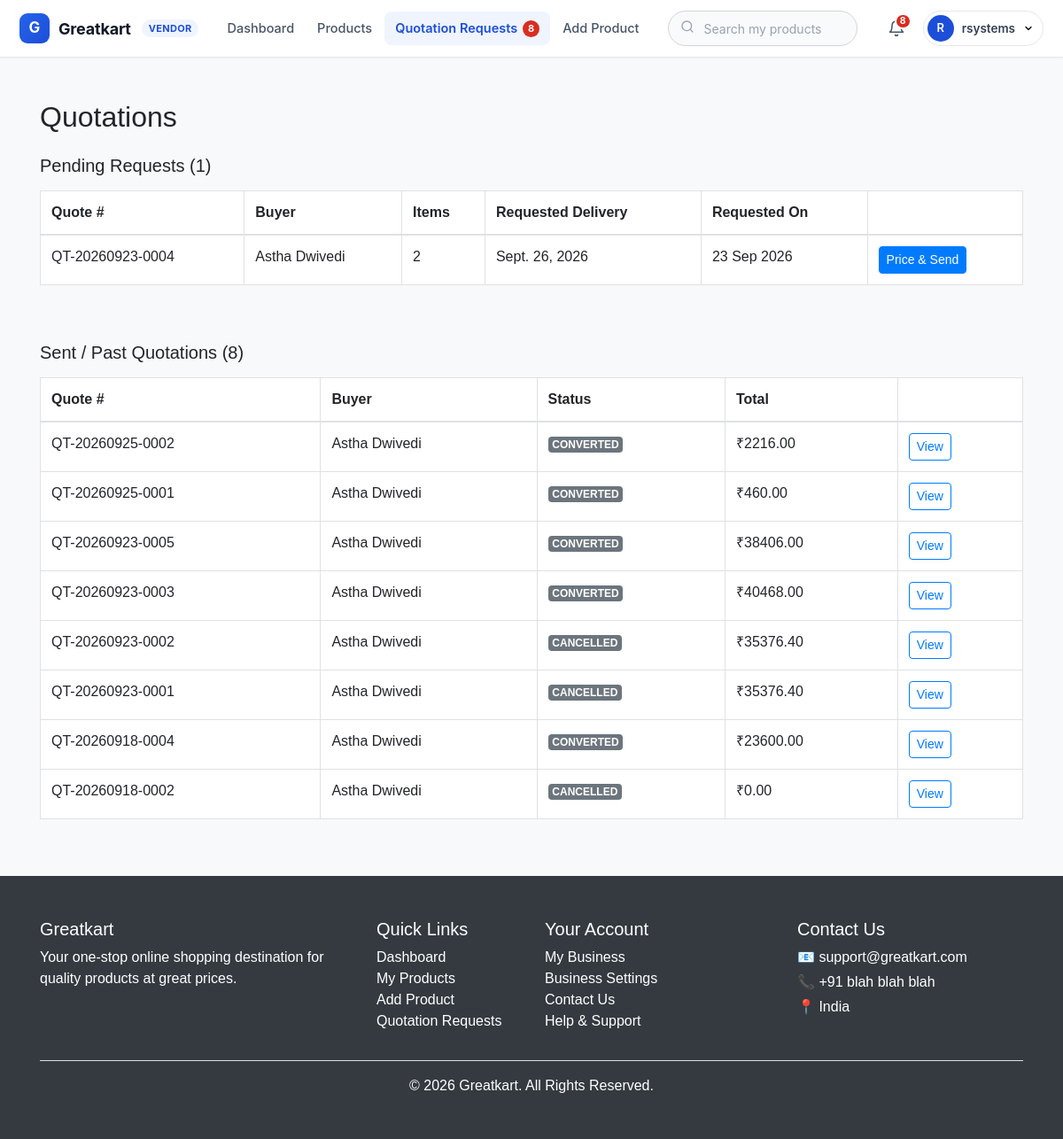
/quotations/vendor/ (signed in), run on the app's committed database.
### accounts/models.py (models this page shows, shortened)
class VendorProfile(models.Model):
    account = models.OneToOneField(
        Account,
        on_delete=models.CASCADE
    )
    business_name = models.CharField(max_length=200)
    business_description = models.TextField(
        blank=True
    )
    phone_number = models.CharField(
        max_length=15,
        blank=True
    )
    is_approved = models.BooleanField(default=True)
    gst_number = models.CharField('GSTIN', max_length=20, blank=True)
    pan_number = models.CharField('PAN', max_length=15, blank=True)
    cin_number = models.CharField('CIN', max_length=25, blank=True)
    business_email = models.EmailField(blank=True)
    website = models.URLField(blank=True)
    business_address = models.TextField(blank=True)
    bank_name = models.CharField(max_length=120, blank=True)
    bank_account_name = models.CharField('A/C holder', max_length=120, blank=True)
    bank_account_number = models.CharField('Account number', max_length=30, blank=True)
    bank_ifsc = models.CharField('IFSC code', max_length=15, blank=True)
    bank_branch = models.CharField('Branch', max_length=120, blank=True)
    terms_validity = models.CharField('Validity', max_length=200, blank=True)
    terms_delivery = models.CharField('Delivery', max_length=255, blank=True)
    terms_payment = models.CharField('Payment', max_length=200, blank=True)
    terms_remarks = models.TextField('Remarks', blank=True)
    slug = models.SlugField(
        max_length=220,
        unique=True,
        null=True,
        blank=True
    )

class Account(AbstractUser):
    full_name = models.CharField(max_length=100)
    email = models.EmailField(unique=True)
    phone = models.CharField(max_length=15)
    is_verified = models.BooleanField(default=False)
    groups = models.ManyToManyField(
        'auth.Group',
        blank=True,
        related_name='account_set',
        related_query_name='account',
    )
    user_permissions = models.ManyToManyField(
        'auth.Permission',
        blank=True,
        related_name='account_set',
        related_query_name='account',
    )

### quotations/models.py (models this page shows, shortened)
class Quote(models.Model):
    STATUS_PENDING = 'pending'
    STATUS_QUOTED = 'quoted'
    STATUS_ACCEPTED = 'accepted'
    STATUS_REJECTED = 'rejected'
    STATUS_CANCELLED = 'cancelled'
    STATUS_CONVERTED = 'converted'
    STATUS_CHOICES = [
        (STATUS_PENDING, 'Pending'),
        (STATUS_QUOTED, 'Quoted'),
        (STATUS_ACCEPTED, 'Accepted'),
        (STATUS_REJECTED, 'Rejected'),
        (STATUS_CANCELLED, 'Cancelled'),
        (STATUS_CONVERTED, 'Converted'),
    ]
    quote_number = models.CharField(max_length=30, unique=True, blank=True)
    request_group = models.UUIDField(default=uuid.uuid4, editable=False, db_index=True)
    public_token = models.UUIDField(default=uuid.uuid4, unique=True, editable=False)
    buyer = models.ForeignKey(
        settings.AUTH_USER_MODEL,
        on_delete=models.CASCADE,
        related_name='quotes_as_buyer'
    )
    vendor = models.ForeignKey(
        VendorProfile,
        on_delete=models.CASCADE,
        related_name='quotes_as_vendor'
    )
    status = models.CharField(
        max_length=20,
        choices=STATUS_CHOICES,
        default=STATUS_PENDING
    )
    buyer_notes = models.TextField(blank=True)
    vendor_notes = models.TextField(blank=True)
    requested_delivery_date = models.DateField(null=True, blank=True)
    valid_until = models.DateField(null=True, blank=True)
    contact_name = models.CharField(max_length=100, blank=True)
    contact_email = models.EmailField(blank=True)
    contact_phone = models.CharField(max_length=15, blank=True)
    billing_address = models.TextField(blank=True)
    buyer_gst_number = models.CharField('Buyer GST number', max_length=20, blank=True)
    buyer_pan_number = models.CharField('Buyer PAN number', max_length=15, blank=True)
    buyer_bank_account_name = models.CharField(max_length=120, blank=True)
    buyer_bank_account_number = models.CharField(max_length=30, blank=True)
    buyer_bank_ifsc = models.CharField('Buyer bank IFSC', max_length=15, blank=True)
    buyer_bank_name = models.CharField(max_length=120, blank=True)
    validity_days = models.PositiveIntegerField(default=15)
    delivery_days = models.PositiveIntegerField(null=True, blank=True)
    payment_terms = models.CharField(max_length=200, blank=True)
    warranty_terms = models.CharField(max_length=200, blank=True)
    shipping_charges = models.DecimalField(max_digits=12, decimal_places=2, default=Decimal('0.00'))
    packaging_charges = models.DecimalField(max_digits=12, decimal_places=2, default=Decimal('0.00'))
    discount = models.DecimalField(max_digits=12, decimal_places=2, default=Decimal('0.00'))
    tax_rate = models.DecimalField(
        max_digits=5,
        decimal_places=2,
        choices=GST_SLAB_CHOICES,
        default=DEFAULT_GST_RATE,
    )
    vendor_gst_number = models.CharField('Vendor GST number', max_length=20, blank=True)
    vendor_bank_account_name = models.CharField(max_length=120, blank=True)
    vendor_bank_account_number = models.CharField(max_length=30, blank=True)
    vendor_bank_ifsc = models.CharField('Vendor bank IFSC', max_length=15, blank=True)
    vendor_bank_name = models.CharField(max_length=120, blank=True)
    subtotal = models.DecimalField(max_digits=12, decimal_places=2, default=Decimal('0.00'))
    tax = models.DecimalField(max_digits=12, decimal_places=2, default=Decimal('0.00'))
    total = models.DecimalField(max_digits=12, decimal_places=2, default=Decimal('0.00'))
    created_at = models.DateTimeField(auto_now_add=True)
    updated_at = models.DateTimeField(auto_now=True)
    class Meta:
        ordering = ['-created_at']

### quotations/views.py (the view)
# urls.py: path('vendor/', views.quote_list_vendor, name='quote_list_vendor'),
@vendor_required
def quote_list_vendor(request):
    vendor = request.vendor
    quotes = Quote.objects.filter(
        vendor=vendor
    ).select_related('buyer').prefetch_related('items')
    context = {
        'vendor': vendor,
        'pending_quotes': quotes.filter(status=Quote.STATUS_PENDING),
        'sent_quotes': quotes.exclude(status=Quote.STATUS_PENDING),
    }
    return render(request, 'quotations/quote_list_vendor.html', context)

### templates/quotations/quote_list_vendor.html (shortened to what this page needs)
{% load static %}
<!DOCTYPE html>
<html lang="en">
<head>
    <link rel="stylesheet"
          href="https://cdn.jsdelivr.net/npm/bootstrap@4.0.0/dist/css/bootstrap.min.css">
    <link rel="stylesheet"
          href="{% static 'css/style.css' %}">
</head>
<body>
    {% include "extend-files/navbar.html" %}
    <div class="container mt-5 mb-5">
        <h2 class="mb-4">Quotations</h2>
        <h5 class="mb-3">Pending Requests ({{ pending_quotes.count }})</h5>
        {% if pending_quotes %}
            <div class="table-responsive mb-5">
                <table class="table table-bordered bg-white">
                    <thead>
                        <tr>
                            <th>Quote #</th>
                            <th>Buyer</th>
                            <th>Items</th>
                            <th>Requested Delivery</th>
                            <th>Requested On</th>
                            <th></th>
                        </tr>
                    </thead>
                    <tbody>
                        {% for quote in pending_quotes %}
                            <tr>
                                <td>{{ quote.quote_number }}</td>
                                <td>{{ quote.buyer.full_name|default:quote.buyer.username }}</td>
                                <td>{{ quote.items.count }}</td>
                                <td>{{ quote.requested_delivery_date|default:"-" }}</td>
                                <td>{{ quote.created_at|date:"d M Y" }}</td>
                                <td>
                                    <a href="{% url 'quote_send' quote.quote_number %}"
                                       class="btn btn-sm btn-primary">
                                        Price & Send
                                    </a>
                                </td>
                            </tr>
                        {% endfor %}
                    </tbody>
                </table>
            </div>
        {% else %}
            <p class="text-muted mb-5">No pending quotation requests.</p>
        {% endif %}
        <h5 class="mb-3">Sent / Past Quotations ({{ sent_quotes.count }})</h5>
        {% if sent_quotes %}
            <div class="table-responsive">
                <table class="table table-bordered bg-white">
                    <thead>
                        <tr>
                            <th>Quote #</th>
                            <th>Buyer</th>
                            <th>Status</th>
                            <th>Total</th>
                            <th></th>
                        </tr>
                    </thead>
                    <tbody>
                        {% for quote in sent_quotes %}
                            <tr>
                                <td>{{ quote.quote_number }}</td>
                                <td>{{ quote.buyer.full_name|default:quote.buyer.username }}</td>
                                <td>
                                    <span class="badge badge-secondary text-uppercase">
                                        {{ quote.get_status_display }}
                                    </span>
                                </td>
                                <td>₹{{ quote.total }}</td>
                                <td>
                                    <a href="{% url 'quote_detail' quote.quote_number %}"
                                       class="btn btn-sm btn-outline-primary">
                                        View
                                    </a>
                                </td>
                            </tr>
                        {% endfor %}
                    </tbody>
                </table>
            </div>
        {% else %}
            <p class="text-muted">No sent quotations yet.</p>
        {% endif %}
    </div>
    {% include "extend-files/footer.html" %}
</body>
</html>

### templates/extend-files/navbar.html (shortened to what this page needs)
<nav class="gk-nav">
    <div class="gk-nav__inner">
        <a class="gk-brand" href="{% url 'home' %}">
            <span class="gk-brand__mark">G</span>
            <span class="gk-brand__name">Greatkart</span>
            {% if is_vendor_account %}
                <span class="gk-brand__tag">Vendor</span>
            {% endif %}
        </a>
        {% if is_vendor_account %}
            <div class="gk-links">
                <a class="gk-link {% if request.resolver_match.url_name == 'vendor_dashboard' %}is-active{% endif %}"
                   href="{% url 'vendor_dashboard' %}">
                    Dashboard
                </a>
                <a class="gk-link {% if 'product' in request.resolver_match.url_name %}is-active{% endif %}"
                   href="{% url 'vendor_products' %}">
                    Products
                </a>
                <a class="gk-link {% if 'quote' in request.resolver_match.url_name %}is-active{% endif %}"
                   href="{% url 'quote_list_vendor' %}">
                    Quotation Requests
                    {% include 'extend-files/quote_badge.html' %}
                </a>
                <a class="gk-link {% if request.resolver_match.url_name == 'vendor_add_product' %}is-active{% endif %}"
                   href="{% url 'vendor_add_product' %}">
                    Add Product
                </a>
            </div>
        {% endif %}
        <form class="gk-search" method="GET" action="{% url 'search' %}" role="search">
            <span class="gk-search__icon">
            </span>
            <input type="search"
                   name="q"
                   value="{{ request.GET.q|default:'' }}"
                   aria-label="Search"
                   placeholder="{% if is_vendor_account %}Search my products{% else %}Search products{% endif %}">
        </form>
        <div class="gk-actions">
            {% if user.is_authenticated %}
                <div class="gk-account gk-bell" data-gk-dropdown>
                    <button type="button"
                            class="gk-icon-btn"
                            data-gk-toggle
                            aria-expanded="false"
                            title="Notifications"
                            aria-label="Notifications{% if unread_notification_count %} ({{ unread_notification_count }} unread){% endif %}">
                        <svg width="20" height="20" viewBox="0 0 24 24" fill="none"
                             stroke="currentColor" stroke-width="1.8"
                             stroke-linecap="round" stroke-linejoin="round">
                            <path d="M18 8A6 6 0 0 0 6 8c0 7-3 9-3 9h18s-3-2-3-9"></path>
                            <path d="M13.73 21a2 2 0 0 1-3.46 0"></path>
                        </svg>
                        {% if unread_notification_count %}
                            <span class="gk-badge">{% if unread_notification_count > 99 %}99+{% else %}{{ unread_notification_count }}{% endif %}</span>
                        {% endif %}
                    </button>
                </div>
                <div class="gk-account" data-gk-dropdown>
                    <button type="button"
                            class="gk-account__btn"
                            data-gk-toggle
                            aria-expanded="false">
                        <span class="gk-avatar">
                            {% if is_vendor_account %}
                                {{ vendor_profile.business_name|slice:":1" }}
                            {% else %}
                                {{ user.full_name|default:user.username|slice:":1" }}
                            {% endif %}
                        </span>
                        <span class="gk-account__name">
                            {% if is_vendor_account %}
                                {{ vendor_profile.business_name }}
                            {% else %}
                                {{ user.full_name|default:user.username }}
                            {% endif %}
                        </span>
                        <svg class="gk-link__caret" width="12" height="12" viewBox="0 0 24 24"
                             fill="none" stroke="currentColor" stroke-width="2.5"
                             stroke-linecap="round" stroke-linejoin="round">
                            <polyline points="6 9 12 15 18 9"></polyline>
                        </svg>
                    </button>
                </div>
            {% else %}
                <a class="gk-btn gk-btn--ghost" href="{% url 'login' %}">Log in</a>
                <a class="gk-btn gk-btn--primary" href="{% url 'register' %}">Sign up</a>
            {% endif %}
        </div>
    </div>
</nav>

### data on the page
VendorProfile: business_name "R", business_name "rsystems"
Quote: quote_number "QT-20260923-0004", buyer.full_name "Astha Dwivedi", items.count "2", requested_delivery_date "Sept. 26, 2026", created_at "23 Sep 2026"
Quote: quote_number "QT-20260925-0002", buyer.full_name "Astha Dwivedi", status "CONVERTED", total "2216.00"
Quote: quote_number "QT-20260925-0001", buyer.full_name "Astha Dwivedi", status "CONVERTED", total "460.00"
Quote: quote_number "QT-20260923-0005", buyer.full_name "Astha Dwivedi", status "CONVERTED", total "38406.00"
Quote: quote_number "QT-20260923-0003", buyer.full_name "Astha Dwivedi", status "CONVERTED", total "40468.00"
Quote: quote_number "QT-20260923-0002", buyer.full_name "Astha Dwivedi", status "CANCELLED", total "35376.40"
Quote: quote_number "QT-20260923-0001", buyer.full_name "Astha Dwivedi", status "CANCELLED", total "35376.40"
Quote: quote_number "QT-20260918-0004", buyer.full_name "Astha Dwivedi", status "CONVERTED", total "23600.00"
Quote: quote_number "QT-20260918-0002", buyer.full_name "Astha Dwivedi", status "CANCELLED", total "0.00"

### other printed values
{{ unread_quotation_count }} "8"
{{ unread_notification_count }} "8"
{{ pending_quotes.count }} "1"
{{ sent_quotes.count }} "8"
